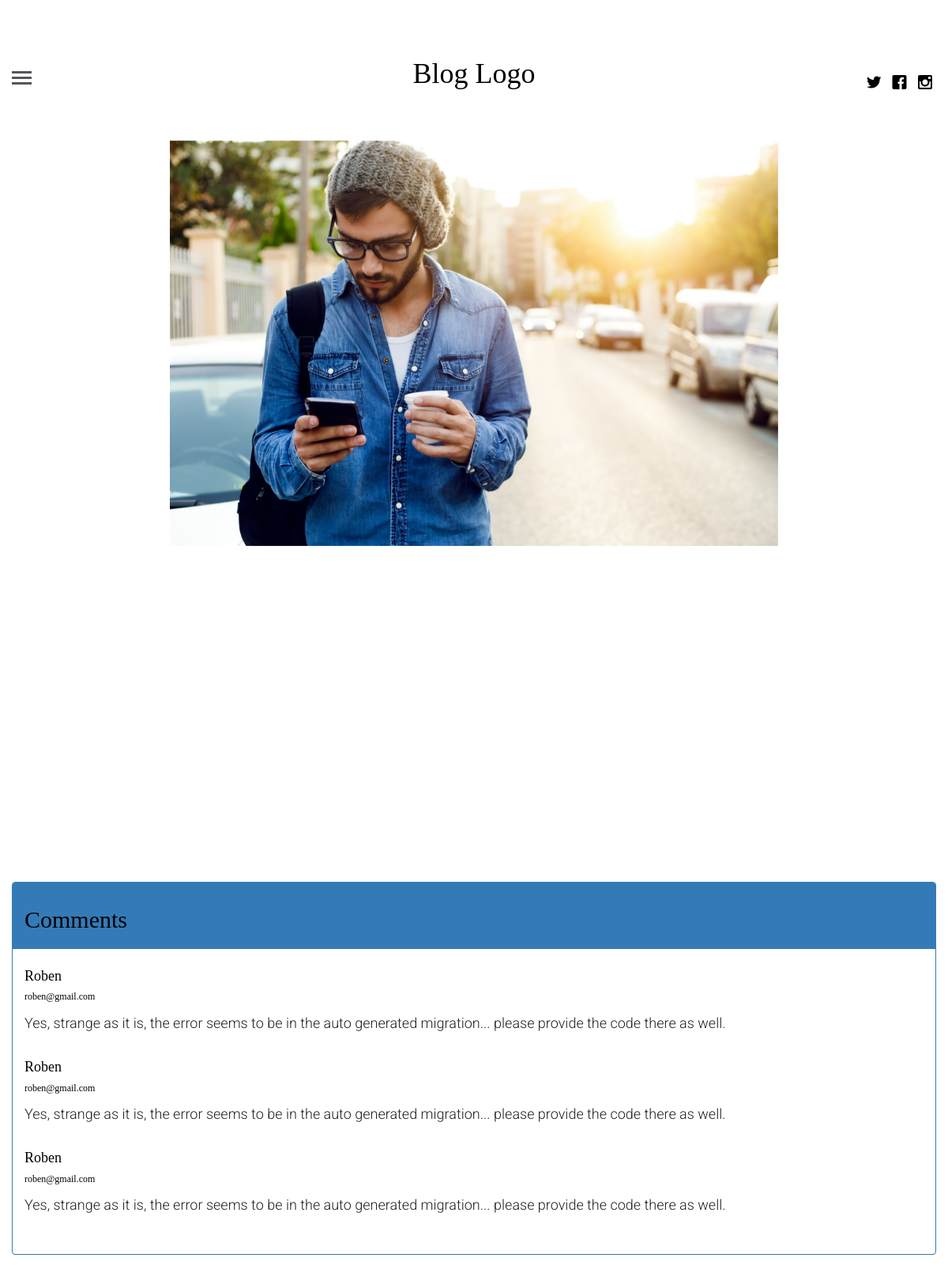
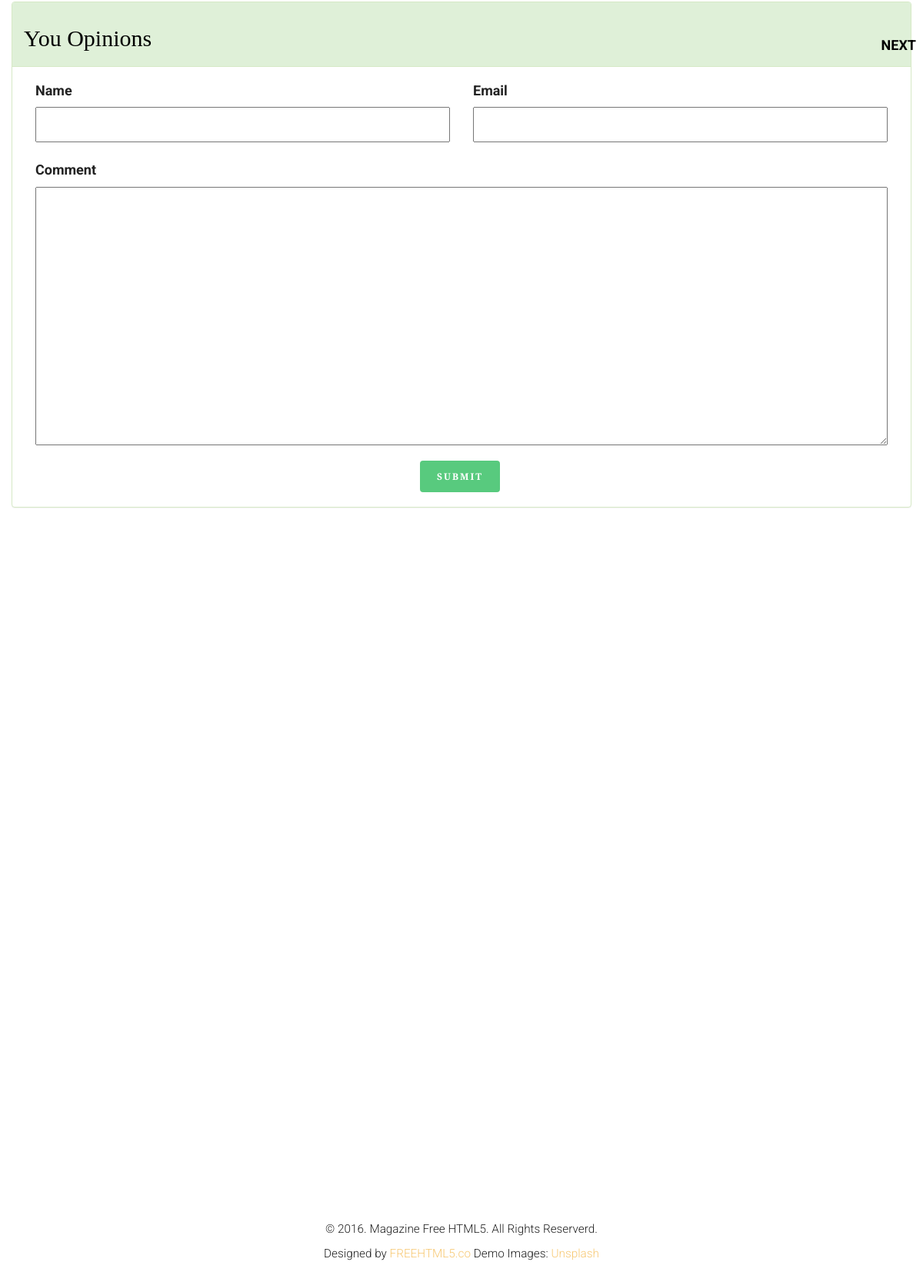
/single/4, run on the app's committed database (2 pictures, top to bottom).
### blogapp/models.py (models this page shows, shortened)
class Article(models.Model):
    article_author = models.ForeignKey(Author, on_delete=models.CASCADE)
    title = models.CharField(max_length=200)
    body = models.TextField()
    image = models.FileField()
    category = models.ForeignKey(Category, on_delete=models.CASCADE)
    posted_on = models.DateTimeField(auto_now=False, auto_now_add=True)
    update_on = models.DateTimeField(auto_now=True, auto_now_add=False)
    class Meta:
        verbose_name = "Blog Article"
        verbose_name_plural = "Articles"
    def single_post_url(self):
        return reverse("blog:single_post", kwargs={"id": self.id } )
    def topic_url(self):
        return reverse("blog:topic", kwargs={"name": self.category.name})

class Comment(models.Model):
    post = models.ForeignKey(Article, on_delete=models.CASCADE)
    name = models.CharField(max_length=50)
    email = models.EmailField()
    post_comment = models.TextField()

### blogapp/views.py (the view, shortened to what this page needs)
# urls.py: path('single/<int:id>', views.single.as_view(), name="single_post"),
class single(View):
    template_name = 'single.html'
    def get(self, request, id):
        post = get_object_or_404(Article, pk=id)
        first = Article.objects.first()
        last = Article.objects.last()
        form = Single_post_comment(request.POST or None)
        comments = Comment.objects.filter(post=id)
        related = Article.objects.filter(category=post.category).exclude(id=id)[:4]
        context = {
            "post": post,
            "first": first,
            "last": last,
            "related": related,
            "form": form,
            "comments": comments
        }
        return render(request, self.template_name, context)

### blogapp/forms.py
class Single_post_comment(forms.ModelForm):
    class Meta:
        model = Comment
        fields = {
            'name',
            'email',
            'post_comment'
        }

### blogapp/models.py (called while the page is built)
    def __str__(self):
        return self.name

### blogapp/templates/single.html (shortened to what this page needs)
{% extends 'base.html' %}
{% load static %}
	{% block content %}
	<div class="container-fluid">
        <div class="row fh5co-post-entry">
            {% if post.id < last.id %}
            <a href="{% url 'blog:single_post' id=post.id|add:'1' %}" class="fh5co-post-next"><span>Next <i class="icon-chevron-right"></i></span></a>
            {% endif %}
            <article class="col-lg-8 col-lg-offset-2 col-md-8 col-md-offset-2 col-sm-8 col-sm-offset-2 col-xs-12 col-xs-offset-0">
                <figure class="animate-box">
                    <img src="{{ post.image.url }}" alt="Image" class="img-responsive">
                </figure>
                <div class="col-lg-12 col-lg-offset-0 col-md-12 col-md-offset-0 col-sm-12 col-sm-offset-0 col-xs-12 col-xs-offset-0 text-left content-article">
                    <div class="row">
                    </div>
                </div>
            </article>
		</div>
		<div class="container">
			<div class="row fh5co-post-entry">
				<div class="panel panel-primary">
					<div class="panel-heading">
						<h2>Comments</h2>
					</div>
					 <div class="panel-body">
						 {% for c in comments %}
						 <h4>{{ c.name }}</h4>
						 <h6>{{ c.email }}</h6>
						 <p>{{ c.post_comment }}</p>
						 	{% empty %}
						 	<h4>No Comment</h4>
						 {% endfor %}
					</div>
				</div>
				<div class="panel panel-success">
					<div class="panel-heading">
						<h2>You Opinions </h2>
					</div>
					 <div class="panel-body">
						 <form action="" method="POST">
							 <div class="col-md-6">
								 <label>Name</label>
							 	{{ form.name }}
							 </div>
							 <div class="col-md-6">
							 <label>Email</label>
							 {{ form.email }}
							 </div>
							 <div class="col-md-12">
							 <label>Comment</label>
							 {{ form.post_comment }}
							 </div>
							 <div class="col-md-12 text-center">
							 <button class="btn btn-success">Submit</button>
							 </div>
						 </form>
					</div>
				</div>
			</div>
		</div>
	</div>
	<div class="container">
		<div class="row">
			<div class="col-12">
			</div>
			{% for r in related %}
			<div class="col-md-4">
			</div>
			{% endfor %}
		</div>
	</div>
	{% endblock %}

### blogapp/static/css/icomoon.css (style rules this page uses)
[class^="icon-"], [class*=" icon-"] { font-family: 'icomoon' !important; speak: none; font-style: normal; font-weight: normal; font-variant: normal; text-transform: none; line-height: 1; -webkit-font-smoothing: antialiased; -moz-osx-font-smoothing: grayscale; }
.icon-chevron-right:before { content: "\e923"; }

### blogapp/static/css/style.css (style rules this page uses)
html { background: #fff; }
body { font-family: "Roboto", arial, sans-serif; font-size: 18px; font-weight: 300; line-height: 1.8; color: #222; background: #fff; }
a { color: #f7c873; -webkit-transition: 0.5s; -o-transition: 0.5s; transition: 0.5s; }
h1, h2, h3, h4, h5, h6 { font-family: "Playfair Display", times, serif; color: #000; }
p { margin-bottom: 30px; }
.btn { margin-right: 4px; margin-bottom: 4px; font-family: "Playfair Display", times, serif; font-size: 12px; letter-spacing: 2px; text-transform: uppercase; font-weight: 700; -webkit-border-radius: 4px; -moz-border-radius: 4px; -ms-border-radius: 4px; border-radius: 4px; -webkit-transition: 0.5s; -o-transition: 0.5s; transition: 0.5s; }
.btn-success { background: #58ca7e; color: #fff; border: 2px solid #58ca7e; }
.fh5co-post-prev, .fh5co-post-next { position: fixed; z-index: 999; top: 50%; height: 50px; margin-top: -25px; color: #000; text-transform: uppercase; font-weight: bold; -webkit-transition: 0.5s; -o-transition: 0.5s; transition: 0.5s; }
.fh5co-post-prev span, .fh5co-post-next span { vertical-align: base; width: 100px; }
.fh5co-post-prev span i, .fh5co-post-next span i { top: 7px; position: relative; font-size: 30px; color: #000; }
.fh5co-post-next { right: 0; margin-right: -25px; }
.fh5co-post-entry article { text-align: center; float: left; margin-bottom: 110px; padding-left: 3em; padding-right: 3em; }
@media screen and (max-width: 1200px) { .fh5co-post-entry article { margin-bottom: 80px; padding-left: 15px; padding-right: 15px; } }
.fh5co-post-entry article figure { margin-bottom: 30px; }
.fh5co-post-entry article .content-article { padding-top: 4em; }
.js .to-animate, .js .to-animate-2, .js .animate-box { opacity: 0; }

### blogapp/templates/single.html (style rules this page uses)
textarea, label { display: block; }
textarea, input { padding: 5px 15px; font-size: 18px; width: 100%; margin-bottom: 20px; }

### data on the page
Article: image (picture)
Comment: name "Roben", email "roben@gmail.com", post_comment "Yes, strange as it is, the error seems to be in the auto generated migration... please provide the code there as well."
Comment: name "Roben", email "roben@gmail.com", post_comment "Yes, strange as it is, the error seems to be in the auto generated migration... please provide the code there as well."
Comment: name "Roben", email "roben@gmail.com", post_comment "Yes, strange as it is, the error seems to be in the auto generated migration... please provide the code there as well."
